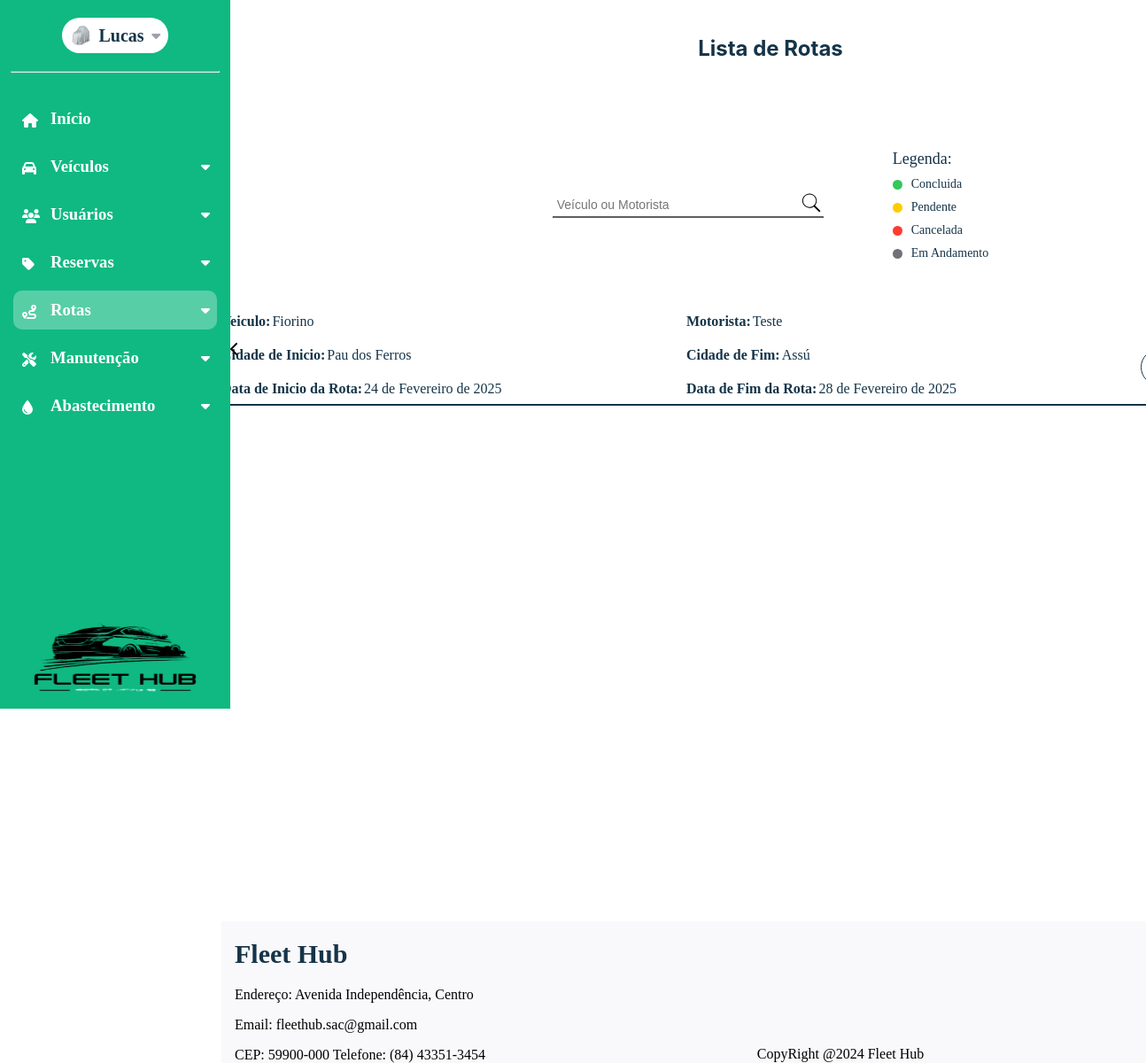
Page /listagem_rota (signed in) on the earlier database version.
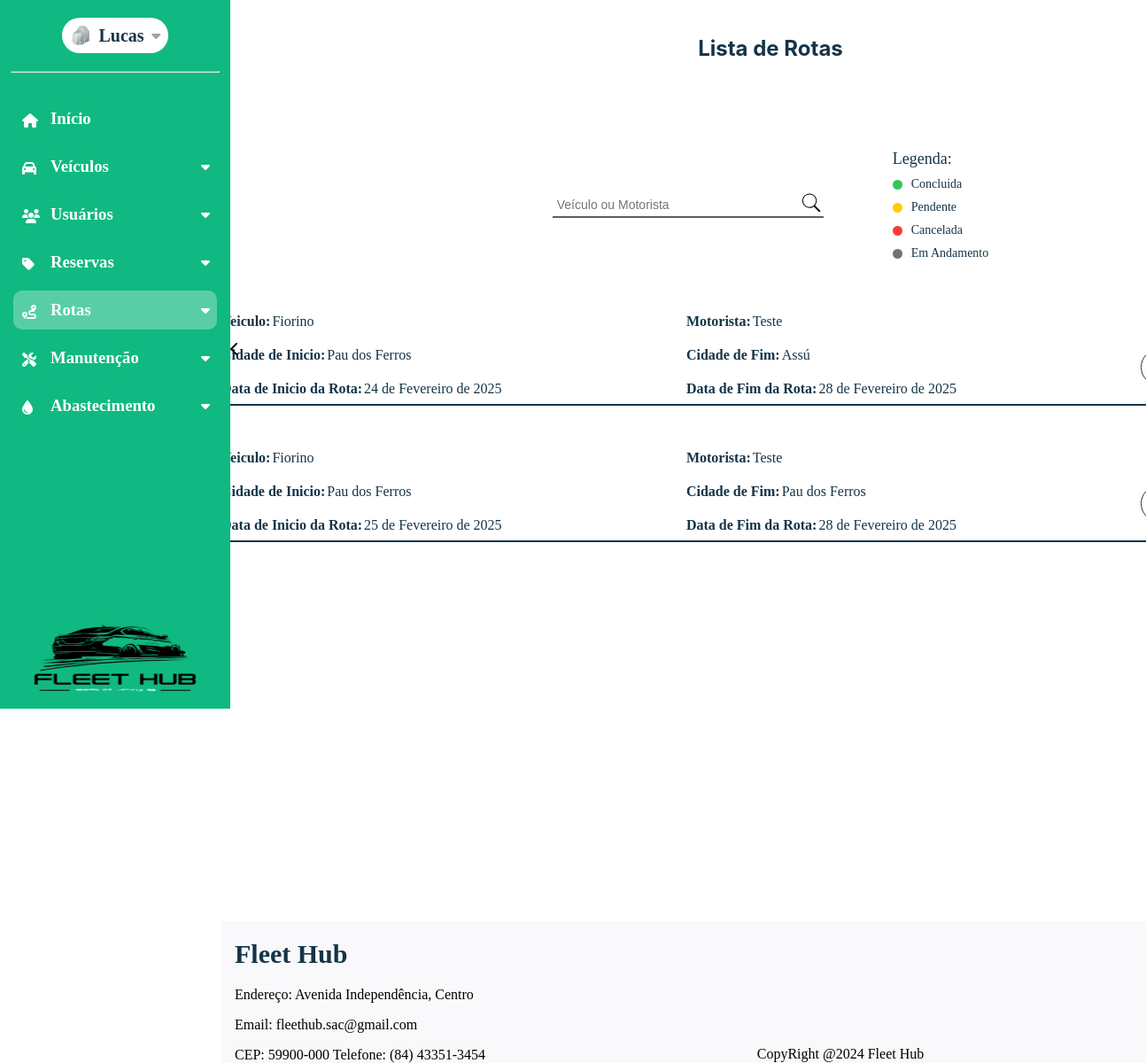
Same page on the later database version.
### dashboard/models.py (models this page shows, shortened)
class Rota(models.Model):
    data_inicio = models.DateField()
    data_fim = models.DateField()
    tipo_carga = models.ForeignKey(Tipo_Carga,on_delete=models.SET_NULL,null=True)
    cidade_inicio = models.CharField(max_length=100)
    cidade_fim = models.CharField(max_length=100)
    reserva = models.OneToOneField(Reservas,on_delete=models.CASCADE)
    data_cadastro = models.DateField(auto_now_add=True)
    data_alteracao = models.DateField(auto_now=True)
    usuario_cadastro = models.ForeignKey(
        CustomUser,
        on_delete=models.SET_NULL,
        null=True,
        blank=True,
        related_name="rota_cadastrada",
    )
    usuario_alteracao = models.ForeignKey(
        CustomUser,
        on_delete=models.SET_NULL,
        null=True,
        blank=True,
        related_name="rota_alterada",
    )

class Reservas(models.Model):
    veiculo = models.ForeignKey(Veiculo, on_delete=models.CASCADE, related_name="reservas")
    data_reserva = models.DateField()
    data_entrega = models.DateField()
    motorista = models.ForeignKey(
        CustomUser,
        on_delete=models.CASCADE,
        related_name="reservas_como_motorista",
    )
    idade_condutor = models.IntegerField()
    valor = models.FloatField()
    forma_pagamento = models.CharField(max_length=30)
    status_reserva = models.ForeignKey(Status_Reserva, on_delete=models.CASCADE, related_name="reservas_status")
    data_cadastro = models.DateField(auto_now_add=True)
    data_alteracao = models.DateField(auto_now=True)
    usuario_cadastro = models.ForeignKey(
        CustomUser,
        on_delete=models.SET_NULL,
        null=True,
        blank=True,
        related_name="reservas_cadastradas",
    )
    usuario_alteracao = models.ForeignKey(
        CustomUser,
        on_delete=models.SET_NULL,
        null=True,
        blank=True,
        related_name="reservas_alteradas",
    )

class Veiculo(models.Model):
    modelo = models.CharField(max_length=50)
    marca = models.CharField(max_length=100)
    valor_compra = models.FloatField()
    ano = models.IntegerField()
    km = models.IntegerField()
    tipo = models.ForeignKey(Tipo_Veiculo,on_delete=models.SET_NULL,null=True)
    motor = models.CharField(max_length=10)
    placa = models.CharField(max_length=20)
    chassi = models.CharField(max_length=20)
    cor = models.CharField(max_length=50, default="indefinido")
    imagem = models.ImageField(
        upload_to="imagens/veiculos",
        height_field=None,
        width_field=None,
        max_length=None,
        default="media/carro-escondido.jpg",
    )
    status = models.ForeignKey(
    Status_Veiculo,
    on_delete=models.SET_NULL,
    null=True,
    blank=True,
    related_name="veiculos_status"
)
    data_cadastro = models.DateField(auto_now_add=True)
    data_alteracao = models.DateField(auto_now=True)
    usuario_cadastro = models.ForeignKey(
        CustomUser,
        on_delete=models.SET_NULL,
        null=True,
        blank=True,
        related_name="veiculos_cadastrados",
    )
    usuario_alteracao = models.ForeignKey(
        CustomUser,
        on_delete=models.SET_NULL,
        null=True,
        blank=True,
        related_name="veiculos_alterados",
    )

class CustomUser(AbstractUser):
    nome = models.CharField(max_length=50)
    email = models.EmailField(max_length=254, unique=True)
    cpf = models.CharField(max_length=11, unique=True)
    telefone = models.CharField(max_length=15)
    rua = models.CharField(max_length=35)
    bairro = models.CharField(max_length=35)
    cidade = models.CharField(max_length=35)
    cep = models.CharField(max_length=15)
    imagem = models.ImageField(
        upload_to="imagens/usuario",
        height_field=None,
        width_field=None,
        max_length=None,
        default="carro-escondido.jpg",
    )
    estado = models.ForeignKey(Estado, on_delete=models.CASCADE, null=True, blank=True)
    tipo_usuario = models.ForeignKey(TipoUsuario, on_delete=models.CASCADE, null=True, blank=True)
    status_usuario = models.ForeignKey(StatusUsuario, on_delete=models.CASCADE, null=True, blank=True)
    groups = models.ManyToManyField(
        "auth.Group",
        related_name="customuser_set",
        blank=True
    )
    user_permissions = models.ManyToManyField(
        "auth.Permission",
        related_name="customuser_permissions_set",
        blank=True
    )

### dashboard/views.py (the view)
# urls.py: path("listagem_rota",views.listagem_rota,name='listagem_rota'),
@login_required
def listagem_rota(request):
    querry = request.GET.get('query','').strip()
    rotas = Rota.objects.all()
    if querry:
        rotas = rotas.filter(
            Q(reserva__veiculo__modelo__icontains=querry) | Q(reserva__motorista__nome__icontains=querry)
        )
    return render(request,'dashboard/listagem_rota.html',{
        'rotas' : rotas
    })

### dashboard/templates/dashboard/listagem_rota.html (shortened to what this page needs)
{% extends 'base.html' %}
{% load static %}
{% block page_name %}Listagem_Rotas{% endblock page_name %}
{% block estilos %}
<link rel="stylesheet" href="{% static 'css/listagem_rota.css' %}">
{% endblock estilos %}
{% block content %}
<section id="content-listagem">
    <h1 id="page_title">Lista de Rotas</h1>
    <div id="search-legenda">
    <div id="search-box">
        <form action="" method="GET">
                <div id="descr-search">
                    <input type="text" id="search-input" name="query" placeholder="Veículo ou Motorista" style="border: none; outline: none; padding: 5px; font-size: 14px; flex: 1;">
                    <button type="submit" style="background: none; border: none; cursor: pointer; padding: 0;">
                    </button>
                </div>
            <div id="linha-search"></div>
        </form>
    </div>
    <div id="legenda">
        <p>Legenda:</p>
        <div id="descr-legenda">
            <div id="bolinha-filtro" style="background-color: #34C759;"></div>
            <p>Concluida</p>
        </div>
        <div id="descr-legenda">
            <div id="bolinha-filtro" style="background-color: #FFCC00;"></div>
            <p>Pendente</p>
        </div>
        <div id="descr-legenda">
            <div id="bolinha-filtro" style="background-color: #FF3B30;"></div>
            <p>Cancelada</p>
        </div>
        <div id="descr-legenda">
            <div id="bolinha-filtro" style="background-color: #71717a;"></div>
            <p>Em Andamento</p>
        </div>
    </div>
    </div>
    <div id="lista-veiculos">
        {% for rota in rotas %}
            <div id="linha-final">
            <div id="linha-veiculo">
                    <div id="elementos-veiculo">
                        <div id="elementos-filhos">
                            <p id="titulo">Veiculo:</p>
                            <p id="resultado">{{rota.reserva.veiculo.modelo}}</p>
                        </div>
                        <div id="elementos-filhos">
                            <p id="titulo">Cidade de Inicio:</p>
                            <p id="resultado">{{rota.cidade_inicio}}</p>
                        </div>
                        <div id="elementos-filhos">
                            <p id="titulo">Data de Inicio da Rota:</p>
                            <p id="resultado">{{rota.data_inicio}}</p>
                        </div>
                    </div>
                    <div id="elementos-veiculo">
                        <div id="elementos-filhos">
                            <p id="titulo">Motorista:</p>
                            <p id="resultado">{{rota.reserva.motorista.nome}}</p>
                        </div>
                        <div id="elementos-filhos">
                            <p id="titulo">Cidade de Fim:</p>
                            <p id="resultado">{{rota.cidade_fim}}</p>
                        </div>
                        <div id="elementos-filhos">
                            <p id="titulo">Data de Fim da Rota:</p>
                            <p id="resultado">{{rota.data_fim}}
                            </p>
                        </div>
                    </div>
                <div id="conteudo-esquerdo">
                    <button id="botao-visualizar">
                    </button>
                </div>
        </div>
            <div id="linha"></div>
        </div>
    {% endfor %}
    </div>
</section>
{% endblock %}

Differences in the rows shown:
added Rota: reserva.veiculo.modelo "Fiorino", cidade_inicio "Pau dos Ferros", data_inicio "25 de Fevereiro de 2025", reserva.motorista.nome "Teste", cidade_fim "Pau dos Ferros", data_fim "28 de Fevereiro de 2025"
